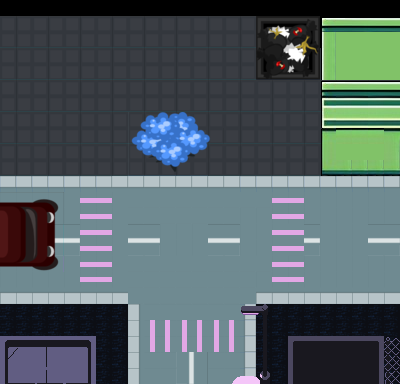

This is a level from a 2D game, rendered from its Tiled map with the project's own tilesets. A one-line summary and the map file follow, with tile-layer data summarised:
An orthogonal 25x24 tile map with 16x16 px tiles, 8 tile layers (Void, Ground, Wall1, Wall2, ...), 5 tilesets and 9 objects (RoadToPark, Park1, OutsideMarket, Park1Bk, OutsideMarketBk, ...).

<map version="1.10" tiledversion="1.10.2" orientation="orthogonal" renderorder="right-down" width="25" height="24" tilewidth="16" tileheight="16" infinite="0" nextlayerid="13" nextobjectid="24">
 <tileset firstgid="1" source="../Tile/blackblock.tsx" />
 <tileset firstgid="2" source="../Tile/town.tsx" />
 <tileset firstgid="602" source="../Tile/cyberpunk.tsx" />
 <tileset firstgid="1082" source="../Tile/seven_eleven_tileset_big.tsx" />
 <tileset firstgid="1472" source="../Tile/greenblock.tsx" />
 <layer id="2" name="Void" width="25" height="24">
  <data>[600 cells, 575 non-empty, 1 distinct tile ids]</data>
 </layer>
 <layer id="3" name="Ground" width="25" height="24">
  <data>[600 cells, 525 non-empty, 15 distinct tile ids]</data>
 </layer>
 <layer id="4" name="Wall1" width="25" height="24">
  <data>[600 cells, 58 non-empty, 28 distinct tile ids]</data>
 </layer>
 <layer id="5" name="Wall2" width="25" height="24">
  <data>[600 cells, 1 non-empty, 1 distinct tile ids]</data>
 </layer>
 <layer id="6" name="ObjCanMove" width="25" height="24">
  <data>[600 cells, 94 non-empty, 35 distinct tile ids]</data>
 </layer>
 <layer id="7" name="ObjCanMove2" width="25" height="24">
  <data>[600 cells, 40 non-empty, 4 distinct tile ids]</data>
 </layer>
 <layer id="8" name="Object" width="25" height="24">
  <data>[600 cells, 57 non-empty, 57 distinct tile ids]</data>
 </layer>
 <layer id="9" name="OverlapPlayer" width="25" height="24">
  <data>[600 cells, 9 non-empty, 9 distinct tile ids]</data>
 </layer>
 <objectgroup id="10" name="Areas">
  <object id="4" name="RoadToPark" x="96.6667" y="376" width="191.333" height="15.6667" />
  <object id="11" name="Park1" x="-1" y="16" width="80.5" height="370" />
  <object id="14" name="OutsideMarket" x="325" y="174.5" width="82" height="164" />
 </objectgroup>
 <objectgroup id="12" name="Points">
  <object id="20" name="Park1Bk" x="127.667" y="247.333">
   <point />
  </object>
  <object id="21" name="OutsideMarketBk" x="278" y="249.333">
   <point />
  </object>
  <object id="22" name="Start" x="194.667" y="246">
   <point />
  </object>
  <object id="23" name="RoadToParkBk" x="191.667" y="346.667">
   <point />
  </object>
 </objectgroup>
 <objectgroup id="11" name="SpawnAreaLayer">
  <object id="18" name="SpawnArea0" x="97" y="53" width="141.333" height="23.3333" />
  <object id="19" name="SpawnArea1" x="247.833" y="128.667" width="31.6667" height="36" />
 </objectgroup>
</map>
